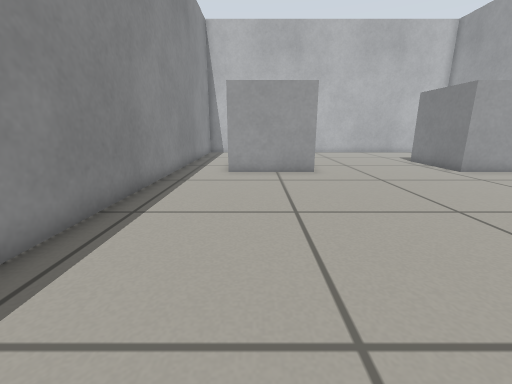
[1] (above)

17 first-person views from a walk through a robot-simulator world made for Gazebo. The camera is 0.5 m above the floor, tilts 14° down and sees 90° across. The floor is counted in squares, 0.25 m on a side. Each view is taken from the middle of a square. On the plan, view 1 faces up. The plan holds only what a view shows up to about 16 squares ahead; the rest is blank. Robots are left out.

[2]
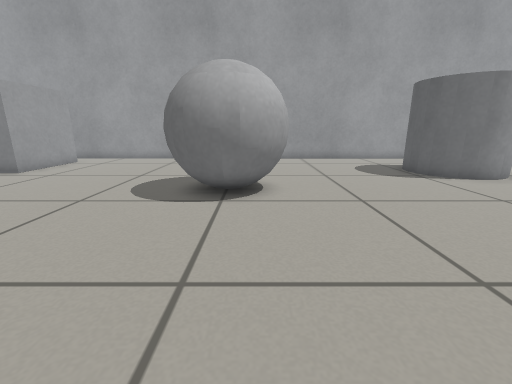

[3]
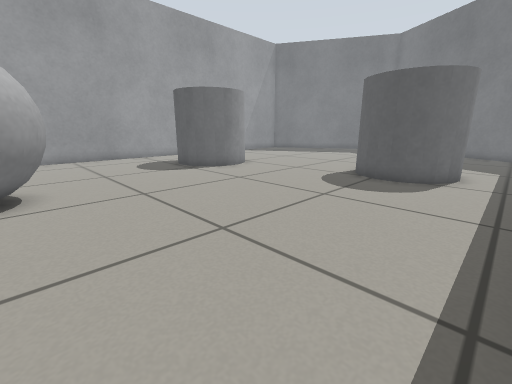

[4]
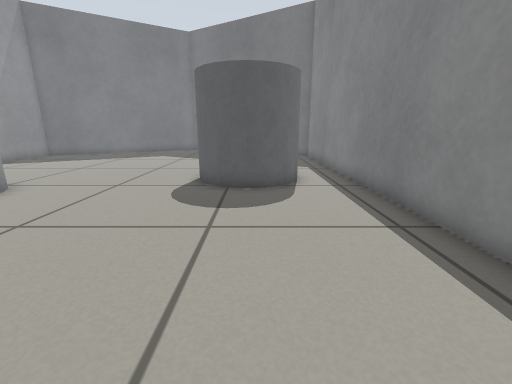

[5]
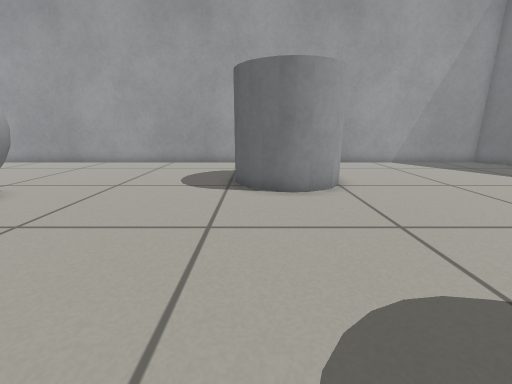

[6]
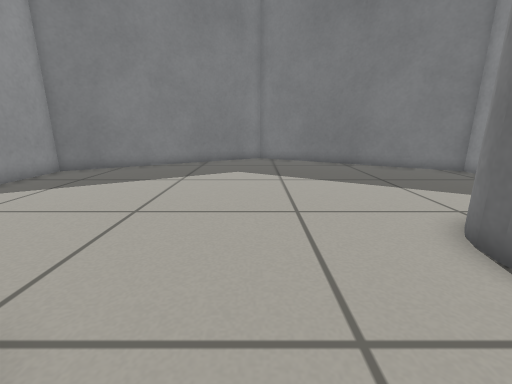

[7]
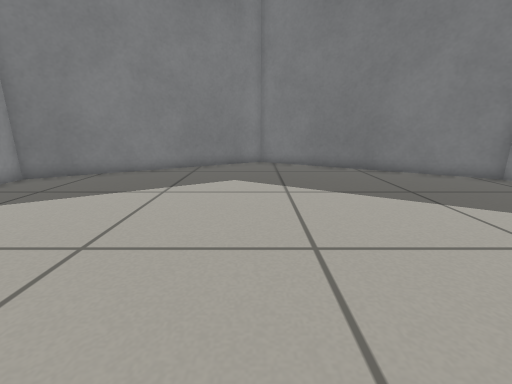

[8]
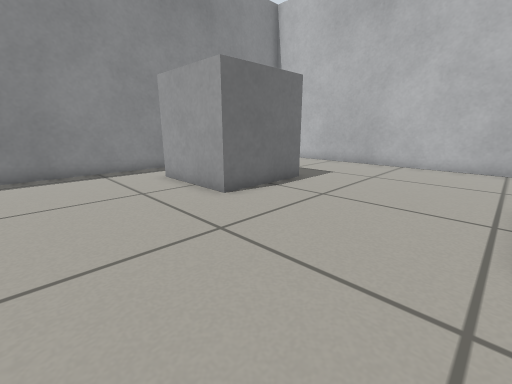

[9]
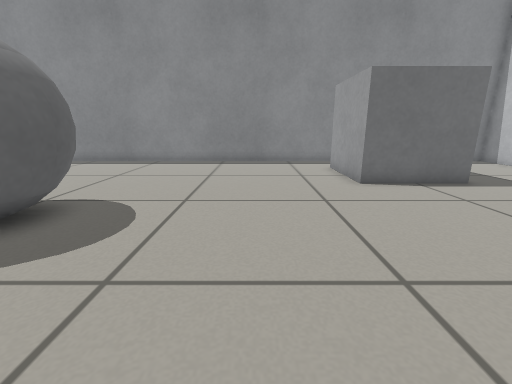

[10]
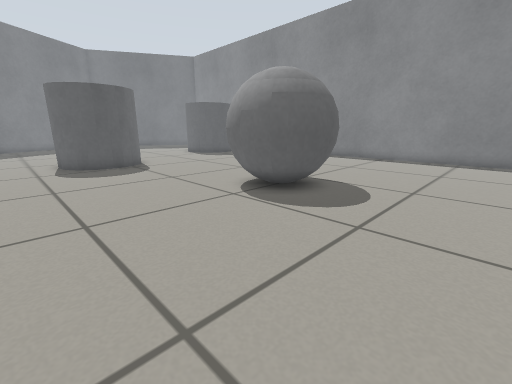

[11]
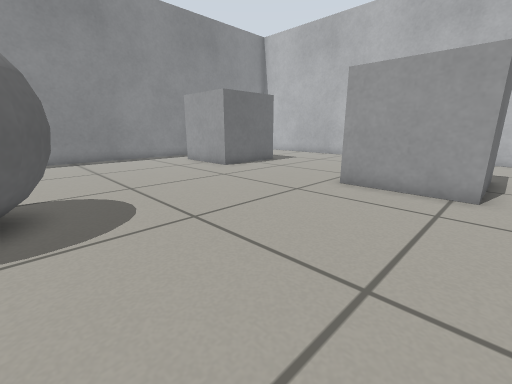

[12]
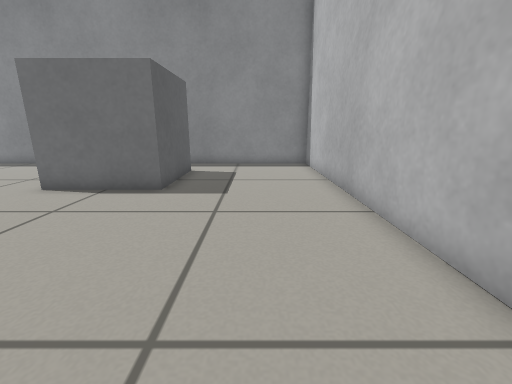

[13]
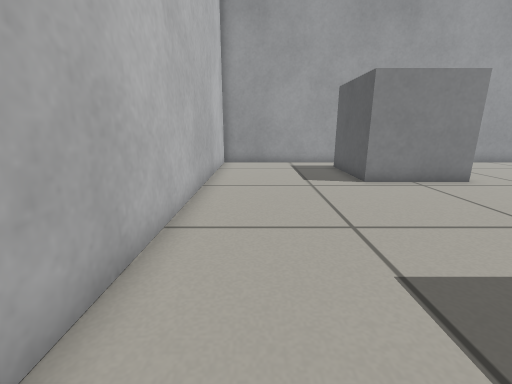

[14]
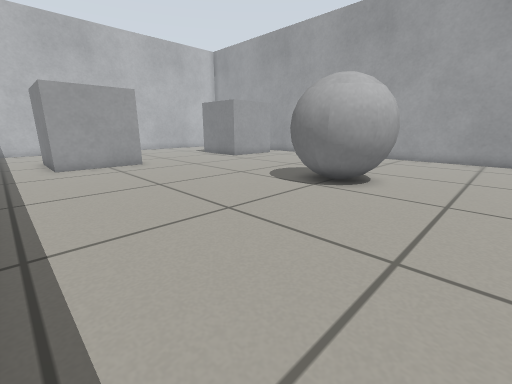

[15]
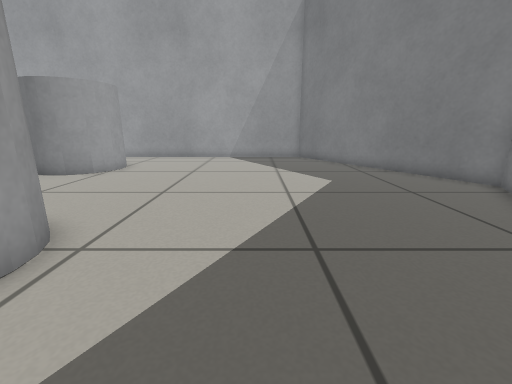

[16]
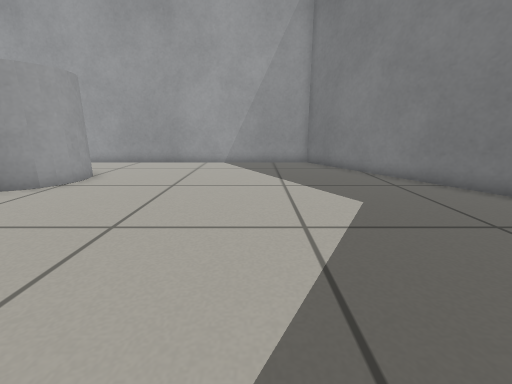

[17]
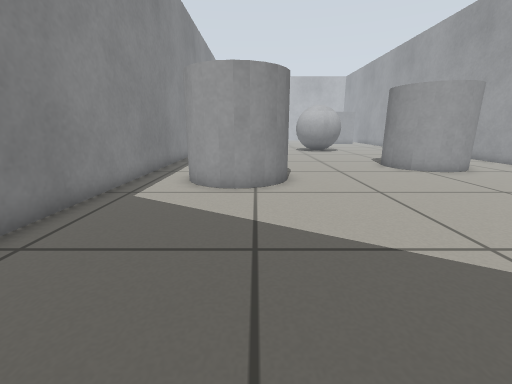

### Floor plan
Points are (right, up) in squares from view 1. A wall is a line through its corners. A room is listed if a view was taken in it or the views show most of it. See-through windows are left out.
Room 1 (views 1, 2, 3, 4, 5, 6, 7, 8, 9, 10, 11, 12, 13, 14, 15, 16, 17)
walls: (15.3, -20) (15.4, 21.9) (-3.8, 21.9) (-3.8, -20) (5.7, -25.6) (15.3, -20)
objects: grey cylinder (-2, -13) to (2, -10); grey box (-1, 12) to (3, 16); grey ball (5, 0) to (9, 4); grey cylinder (8, -10) to (12, -6); grey box (10, 12) to (14, 16)

Positions as (right, up) in squares from view 1, and headings:
1: (0, 0), facing up
2: (-2, 1), facing right
3: (-3, 1), facing down-right
4: (0, -1), facing down
5: (0, -7), facing right
6: (6, -8), facing down
7: (6, -10), facing down
8: (9, 7), facing up-left
9: (12, 8), facing left
10: (14, 8), facing down-left
11: (14, 3), facing up-left
12: (11, 19), facing left
13: (0, 20), facing right
14: (-3, -3), facing up-right
15: (-3, -17), facing right
16: (0, -17), facing right
17: (1, -22), facing up
